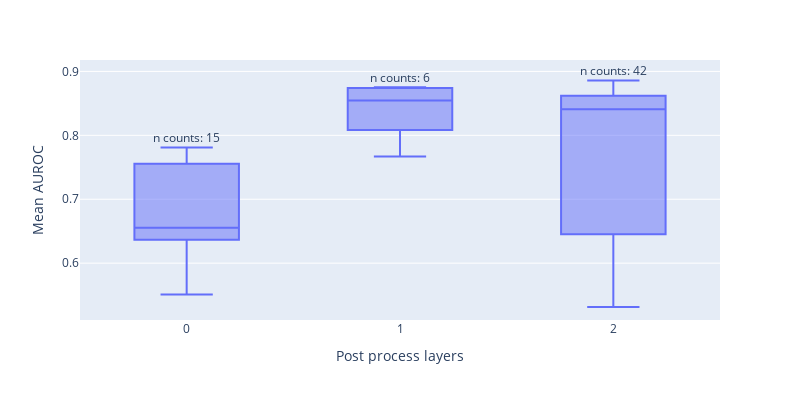

Notebook cell for this chart:
### Code cell
parameter = "post_process_layers"
# walk = 2

# df = total_walk[total_walk.feature_type == "lsa"]
df = total_walk
labels = {"mean_auc":"Mean AUROC", "index":"Step"}

dims = {}
for dim in df.columns:
    if dim not in ["walk_index","mean_auc","std","walk"]:
        dims[dim] = df[dim].value_counts().to_dict()
        labels[dim] = dim.replace("_"," ").capitalize()


fig1 = px.box(df[[parameter,"mean_auc"]], x=parameter,y="mean_auc", width=800, height=400,labels = labels)
for val,count in dims[parameter].items():
    fig1.add_annotation(x = val,
                    y = df[df[parameter] == val]["mean_auc"].max(),
                    text = f"n counts: {count}",
                    yshift = 10,
                    showarrow = False
                )
fig1.show()

fig2 = px.scatter(df.astype({parameter:str}),y="mean_auc",error_y="std",color=parameter,symbol="micro_aggregation",width=800, height=400,labels = labels, category_orders={parameter:["0","1","2","3","4"]})
fig2.show()

### Figure 1 — Plotly figure (JSON) as saved in the notebook; plotly's stock layout.template omitted (floating-point values rounded to 4 significant figures)
{"data": [{"alignmentgroup": "True", "hovertemplate": "Post process layers=%{x}<br>Mean AUROC=%{y}<extra></extra>", "legendgroup": "", "marker": {"color": "#636efa"}, "name": "", "notched": false, "offsetgroup": "", "orientation": "v", "showlegend": false, "type": "box", "x": [0, 0, 0, 0, 0, 2, 2, 2, 2, 2, 2, 2, 2, 2, 2, 2, 2, 2, 2, 2, 2, 2, 2, 2, 2, 2, 2, 2, 2, 1, 1, 1, 1, 1, 1, 2, 2, 2, 2, 2, 2, 2, 2, 2, 2, 2, 2, 2, 2, 2, 2, 2, 2, 0, 0, 0, 0, 0, 0, 0, 0, 0, 0], "x0": " ", "xaxis": "x", "y": [0.6106, 0.6454, 0.6358, 0.623, 0.6554, 0.6514, 0.698, 0.6766, 0.69, 0.6676, 0.6452, 0.618, 0.8532, 0.8484, 0.8716, 0.8712, 0.864, 0.8604, 0.8712, 0.8686, 0.8728, 0.877, 0.8858, 0.883, 0.8814, 0.85, 0.8484, 0.852, 0.855, 0.8742, 0.8752, 0.8612, 0.848, 0.8084, 0.767, 0.861, 0.8618, 0.8444, 0.8518, 0.837, 0.6254, 0.5708, 0.5314, 0.542, 0.5594, 0.5618, 0.6114, 0.5908, 0.6092, 0.7778, 0.7816, 0.778, 0.7734, 0.7588, 0.7364, 0.7618, 0.7588, 0.7808, 0.7452, 0.6778, 0.6462, 0.6386, 0.551], "y0": " ", "yaxis": "y"}], "layout": {"annotations": [{"showarrow": false, "text": "n counts: 42", "x": 2, "y": 0.8858, "yshift": 10}, {"showarrow": false, "text": "n counts: 15", "x": 0, "y": 0.7808, "yshift": 10}, {"showarrow": false, "text": "n counts: 6", "x": 1, "y": 0.8752, "yshift": 10}], "boxmode": "group", "height": 400, "legend": {"tracegroupgap": 0}, "margin": {"t": 60}, "width": 800, "xaxis": {"anchor": "y", "domain": [0, 1], "title": {"text": "Post process layers"}}, "yaxis": {"anchor": "x", "domain": [0, 1], "title": {"text": "Mean AUROC"}}}}
